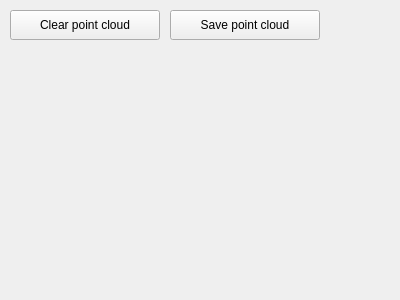
<?xml version="1.0" encoding="UTF-8"?>
<ui version="4.0">
 <class>Form</class>
 <widget class="QWidget" name="Form">
  <property name="geometry">
   <rect>
    <x>0</x>
    <y>0</y>
    <width>400</width>
    <height>300</height>
   </rect>
  </property>
  <property name="windowTitle">
   <string>Form</string>
  </property>
  <widget class="QPushButton" name="clear_button">
   <property name="geometry">
    <rect>
     <x>10</x>
     <y>10</y>
     <width>150</width>
     <height>30</height>
    </rect>
   </property>
   <property name="text">
    <string>Clear point cloud</string>
   </property>
  </widget>
  <widget class="QPushButton" name="save_button">
   <property name="geometry">
    <rect>
     <x>170</x>
     <y>10</y>
     <width>150</width>
     <height>30</height>
    </rect>
   </property>
   <property name="text">
    <string>Save point cloud</string>
   </property>
  </widget>
 </widget>
 <resources/>
 <connections/>
</ui>
